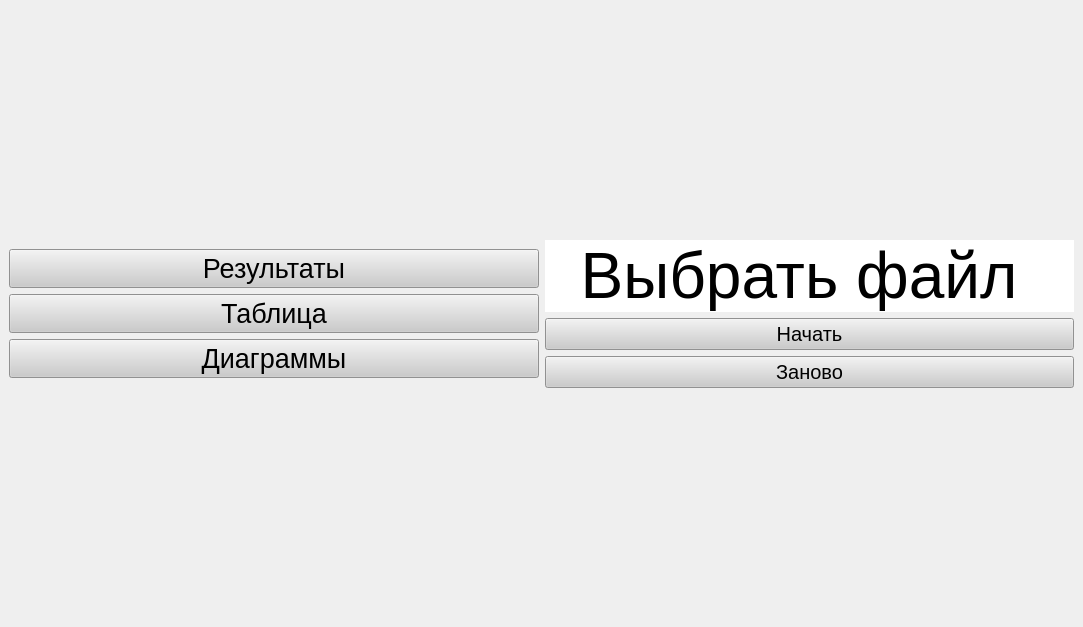
<?xml version="1.0" encoding="UTF-8"?>
<ui version="4.0">
 <class>MainWindow</class>
 <widget class="QMainWindow" name="MainWindow">
  <property name="geometry">
   <rect>
    <x>0</x>
    <y>0</y>
    <width>1083</width>
    <height>627</height>
   </rect>
  </property>
  <property name="font">
   <font>
    <pointsize>24</pointsize>
   </font>
  </property>
  <property name="cursor">
   <cursorShape>ArrowCursor</cursorShape>
  </property>
  <property name="windowTitle">
   <string>MainWindow</string>
  </property>
  <property name="styleSheet">
   <string notr="true">background-color: qlineargradient(spread:pad, x1:0, y1:0, x2:1, y2:0, stop:0 rgba(0, 0, 0, 255), stop:0.320000
 rgba(255, 255, 255, 255));</string>
  </property>
  <widget class="QWidget" name="centralwidget">
   <layout class="QHBoxLayout" name="horizontalLayout">
    <item>
     <layout class="QVBoxLayout" name="verticalLayout">
      <property name="sizeConstraint">
       <enum>QLayout::SetDefaultConstraint</enum>
      </property>
      <item>
       <spacer name="verticalSpacer_3">
        <property name="orientation">
         <enum>Qt::Vertical</enum>
        </property>
        <property name="sizeHint" stdset="0">
         <size>
          <width>20</width>
          <height>40</height>
         </size>
        </property>
       </spacer>
      </item>
      <item>
       <widget class="QPushButton" name="resiltatbut">
        <property name="font">
         <font>
          <pointsize>20</pointsize>
         </font>
        </property>
        <property name="styleSheet">
         <string notr="true">background-color: rgb(203, 203, 203);</string>
        </property>
        <property name="text">
         <string>Результаты</string>
        </property>
       </widget>
      </item>
      <item>
       <widget class="QPushButton" name="Tabl">
        <property name="font">
         <font>
          <pointsize>20</pointsize>
         </font>
        </property>
        <property name="styleSheet">
         <string notr="true">background-color: rgb(203, 203, 203);</string>
        </property>
        <property name="text">
         <string>Таблица</string>
        </property>
       </widget>
      </item>
      <item>
       <widget class="QPushButton" name="diag">
        <property name="font">
         <font>
          <pointsize>20</pointsize>
         </font>
        </property>
        <property name="styleSheet">
         <string notr="true">background-color: rgb(203, 203, 203);</string>
        </property>
        <property name="text">
         <string>Диаграммы</string>
        </property>
       </widget>
      </item>
      <item>
       <spacer name="verticalSpacer_4">
        <property name="orientation">
         <enum>Qt::Vertical</enum>
        </property>
        <property name="sizeHint" stdset="0">
         <size>
          <width>20</width>
          <height>40</height>
         </size>
        </property>
       </spacer>
      </item>
     </layout>
    </item>
    <item>
     <layout class="QVBoxLayout" name="verticalLayout_2">
      <item>
       <spacer name="verticalSpacer">
        <property name="orientation">
         <enum>Qt::Vertical</enum>
        </property>
        <property name="sizeType">
         <enum>QSizePolicy::Expanding</enum>
        </property>
        <property name="sizeHint" stdset="0">
         <size>
          <width>20</width>
          <height>40</height>
         </size>
        </property>
       </spacer>
      </item>
      <item>
       <widget class="QLabel" name="label_2">
        <property name="font">
         <font>
          <pointsize>48</pointsize>
         </font>
        </property>
        <property name="styleSheet">
         <string notr="true">background-color: rgb(255, 255, 255);</string>
        </property>
        <property name="text">
         <string>  Выбрать файл</string>
        </property>
       </widget>
      </item>
      <item>
       <widget class="QPushButton" name="Srav">
        <property name="font">
         <font>
          <pointsize>15</pointsize>
         </font>
        </property>
        <property name="styleSheet">
         <string notr="true">background-color: rgb(203, 203, 203);</string>
        </property>
        <property name="text">
         <string>Начать</string>
        </property>
       </widget>
      </item>
      <item>
       <widget class="QPushButton" name="pushButton">
        <property name="font">
         <font>
          <pointsize>15</pointsize>
          <weight>50</weight>
          <bold>false</bold>
         </font>
        </property>
        <property name="styleSheet">
         <string notr="true">background-color: rgb(203, 203, 203);</string>
        </property>
        <property name="text">
         <string>Заново</string>
        </property>
       </widget>
      </item>
      <item>
       <spacer name="verticalSpacer_2">
        <property name="orientation">
         <enum>Qt::Vertical</enum>
        </property>
        <property name="sizeHint" stdset="0">
         <size>
          <width>20</width>
          <height>40</height>
         </size>
        </property>
       </spacer>
      </item>
     </layout>
    </item>
   </layout>
  </widget>
 </widget>
 <resources/>
 <connections/>
</ui>
